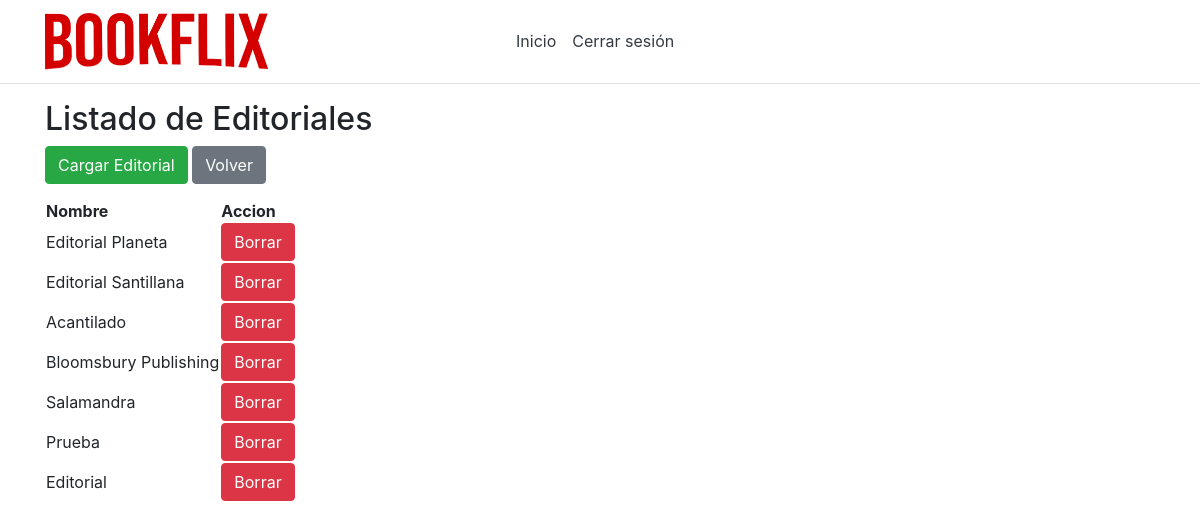
/listEditoriales/ (signed in), run on an earlier commit of the app's database.
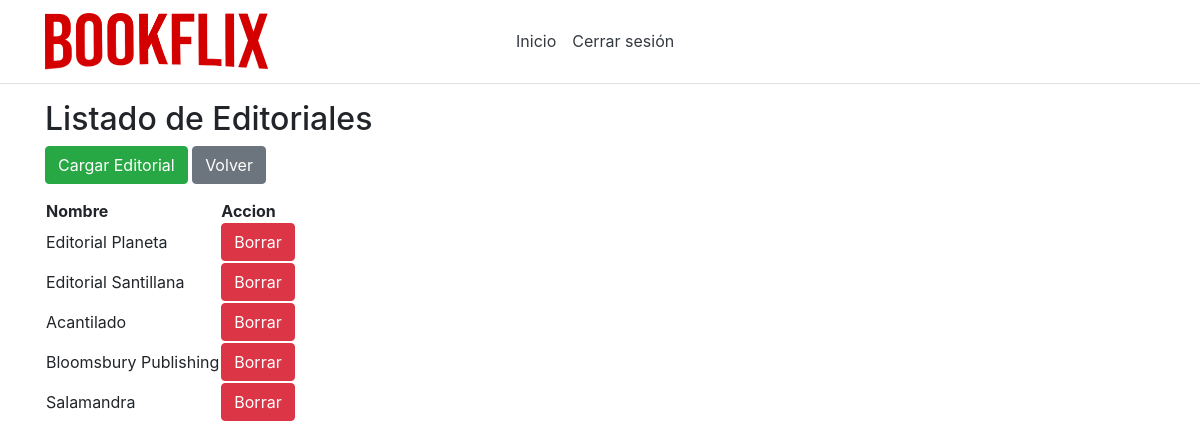
And on a later commit of the database.
### app/models.py (models this page shows, shortened)
class Editorial(models.Model):
    id = models.AutoField(primary_key=True)
    nombre = models.CharField(max_length=50,unique=True)

### app/views.py (the view)
# urls.py: path('listEditoriales/', views.listEditoriales),
def listEditoriales(request):
    editoriales = Editorial.objects.all()
    return render(request, "admin/listOfEditoriales.html", {'editoriales': editoriales})

### app/models.py (called while the page is built)
    @property
    def is_active(self):
        return self.active

    @property
    def is_superuser(self):
        return self.superuser

### app/templates/admin/listOfEditoriales.html (shortened to what this page needs)
{% extends 'default/layout.html' %}
{% block admin %}
<h2>Listado de Editoriales</h2>
<div class="btn-group" role="group" aria-label="Basic example">
<form method="get" action="/createEditorial">
    <button class="btn btn-success" type="submit">Cargar Editorial</button>
  </form>
<form method="get" action="/inicio">
    <button class="btn btn-secondary" type="submit">Volver</button>
</form>
</div>
<table>
    <thead>
        <tr>
            <th>Nombre</th>
            <th>Accion</th>
        </tr>
    </thead>
    <tbody>
        {% for editorial in editoriales %}
        <tr>
            <td>{{ editorial.nombre }}</td>
            <td><a class="btn btn-danger" role="button" href="/deleteEditorial/{{ editorial.id }}"
          onClick="return confirm('¿Seguro que quieres borrar a {{editorial.nombre}}?');">
            Borrar</a></td>
        </tr>
        {% endfor %}
    </tbody>
</table>
{% endblock %}

What changed in the data, as far as the page shows it:
removed Editorial: nombre "Prueba"
removed Editorial: nombre "Editorial"
